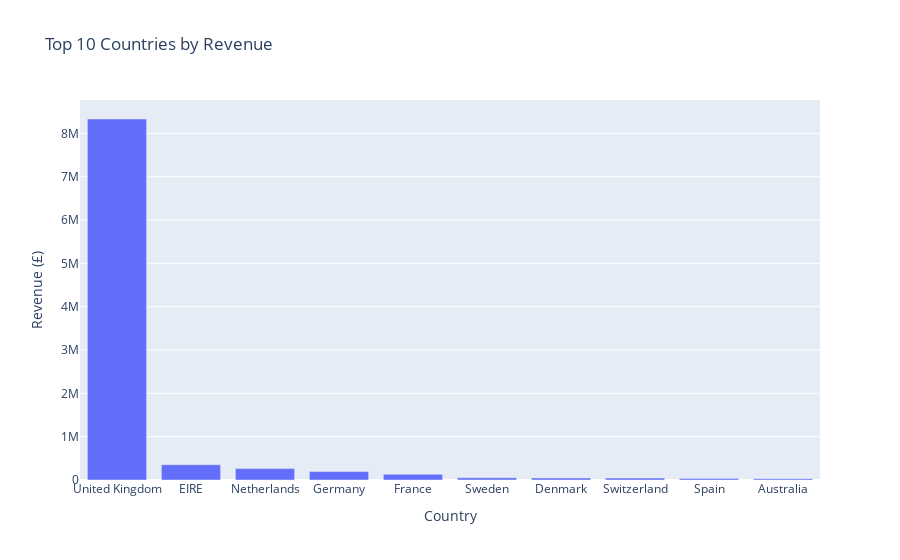
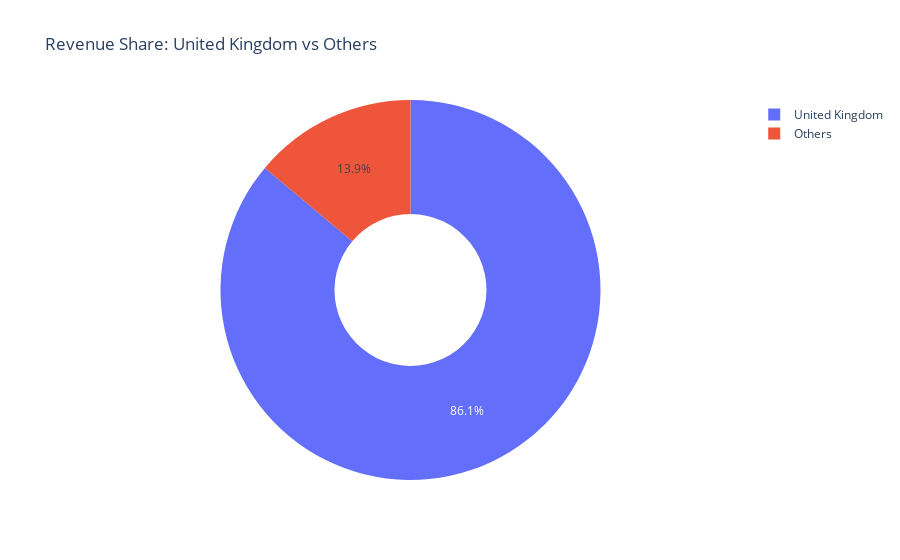

Notebook cell for these charts, in order:
### Code cell
# -------------------------
# Country generating the most revenue
# -------------------------
country_revenue = (
    df_net.groupby("Country", as_index=False)["Revenue"]
    .sum()
    .sort_values("Revenue", ascending=False)
)

top_country = country_revenue.iloc[0]
top_country_share = (top_country["Revenue"] / total_revenue) * 100

fig4 = px.bar(
    country_revenue.head(10),
    x="Country",
    y="Revenue",
    title="Top 10 Countries by Revenue",
    labels={"Revenue": "Revenue (£)"},
    hover_data={"Revenue": ":,.2f"}
)
fig4.show()

# Pie chart for country revenue share
fig4_pie = px.pie(
    names=[top_country["Country"], "Others"],
    values=[top_country["Revenue"], total_revenue - top_country["Revenue"]],
    title=f"Revenue Share: {top_country['Country']} vs Others",
    hole=0.4
)
fig4_pie.show()

### Figure 1 — Plotly figure (JSON) as saved in the notebook; plotly's stock layout.template omitted (floating-point values rounded to 4 significant figures)
{"data": [{"alignmentgroup": "True", "hovertemplate": "Country=%{x}<br>Revenue (£)=%{y:,.2f}<extra></extra>", "legendgroup": "", "marker": {"color": "#636efa", "pattern": {"shape": ""}}, "name": "", "offsetgroup": "", "orientation": "v", "showlegend": false, "textposition": "auto", "type": "bar", "x": ["United Kingdom", "EIRE", "Netherlands", "Germany", "France", "Sweden", "Denmark", "Switzerland", "Spain", "Australia"], "xaxis": "x", "y": [8331000.0, 352200.0, 263900.0, 196300.0, 130800.0, 51210.0, 46970.0, 43340.0, 37080.0, 30050.0], "yaxis": "y"}], "layout": {"barmode": "relative", "legend": {"tracegroupgap": 0}, "title": {"text": "Top 10 Countries by Revenue"}, "xaxis": {"anchor": "y", "domain": [0, 1], "title": {"text": "Country"}}, "yaxis": {"anchor": "x", "domain": [0, 1], "title": {"text": "Revenue (£)"}}}}

### Figure 2 — Plotly figure (JSON) as saved in the notebook; plotly's stock layout.template omitted (floating-point values rounded to 4 significant figures)
{"data": [{"domain": {"x": [0, 1], "y": [0, 1]}, "hole": 0.4, "hovertemplate": "label=%{label}<br>value=%{value}<extra></extra>", "labels": ["United Kingdom", "Others"], "legendgroup": "", "name": "", "showlegend": true, "type": "pie", "values": [8331000.0, 1345000.0]}], "layout": {"legend": {"tracegroupgap": 0}, "title": {"text": "Revenue Share: United Kingdom vs Others"}}}
